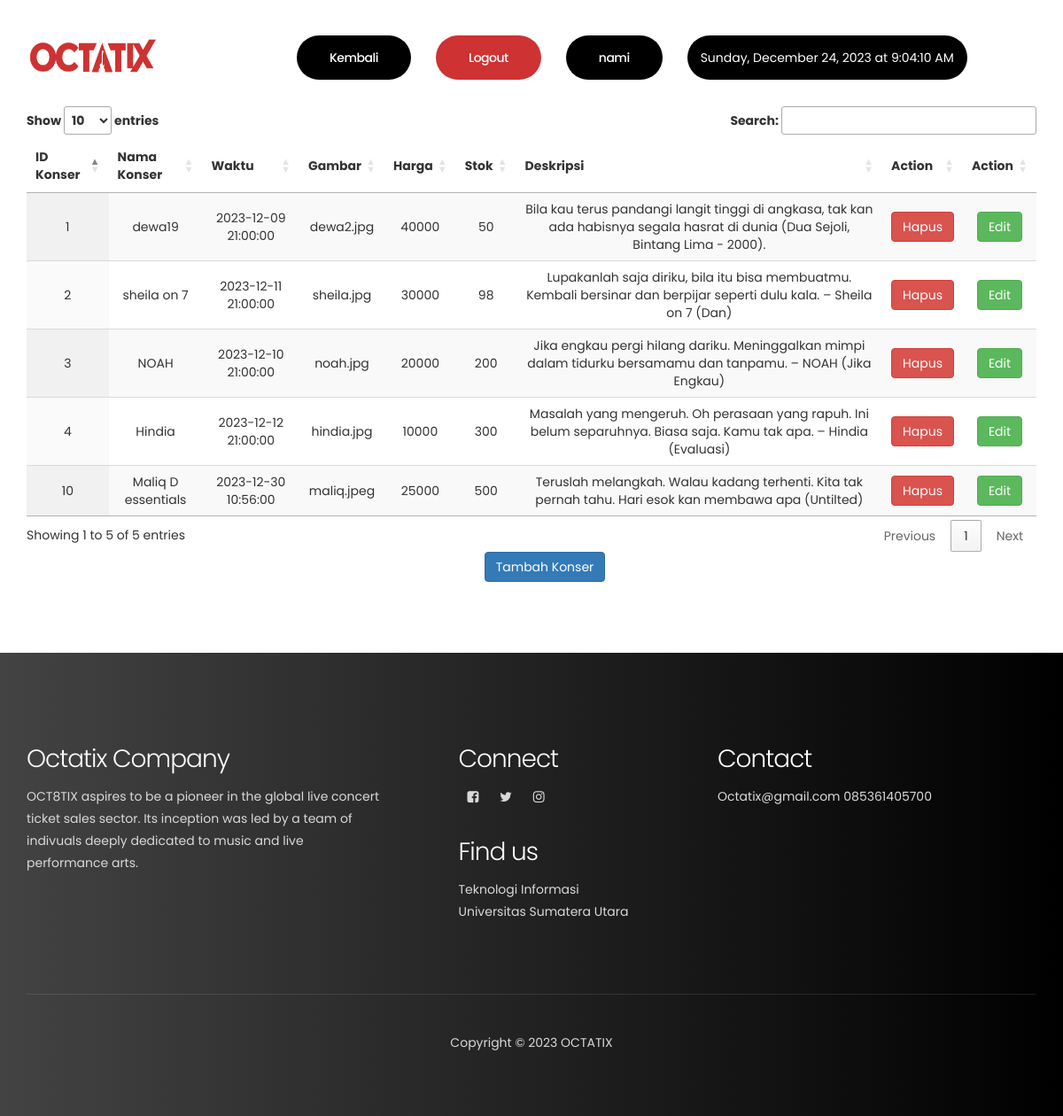
The page /admin/datakonser.php (signed in) on the database its author committed.
### tables this page shows
CREATE TABLE `keranjang` (
  `id` int(11) NOT NULL,
  `nama_konser` varchar(100) NOT NULL,
  `waktu` datetime NOT NULL,
  `gambar` varchar(100) NOT NULL,
  `harga` int(100) NOT NULL,
  `stok_tiket` int(5) NOT NULL,
  `deskripsi` text NOT NULL
);

### admin/datakonser.php (the view, shortened to what this page needs)
<?php
require "../koneksi.php";
?>
<!DOCTYPE html>
<html lang="en">
<head>
    <link rel="stylesheet" href="../css/bootstrap.min.css">
    <link rel="stylesheet" href="../css/magnific-popup.css">
    <link rel="stylesheet" href="../css/font-awesome.min.css">
    <link rel="stylesheet" href="//cdn.datatables.net/1.13.7/css/jquery.dataTables.min.css">
    <link rel="stylesheet" href="../css/main-style.css">
</head>
<body>
    <section class="navbar custom-navbar navbar-fixed-top" role="navigation">
        <div class="container">
            <div class="navbar-header">
                <a href="index.php" class="navbar-brand"><img height="50px" width="150px"
                        src="../images/octatix-logo.png" alt="LogoTubes"></a>
            </div>
            <div class="collapse navbar-collapse">
                <ul class="nav navbar-nav navbar-nav-first">
                    <li class="section-btn" style="background-color: black;">
                        <a href="index.php">
                            Kembali
                        </a>
                    </li>
                    <li class="section-btn">
                        <a class="dropdown-item" href=#" data-toggle="modal" data-target="#logoutModal">
                            Logout
                        </a>
                    </li>
                    <li class="section-btn" style="background-color: black;">
                        <a href="profileadmin.php?id=<?php echo $_SESSION['id']; ?>">
                            <?php
                            echo $_SESSION['nama'];
                            ?>
                        </a>
                    </li>
                    <li class="section-btn" id="current_timestamp" style="background-color: black; color: white">
                        <span id="current-time"></span>
                    </li>
                </ul>
            </div>
        </div>
    </section>
    <section id="data-konser" data-stellar-background-ratio="0.5" style="background-color: white;">
        <br>
        <br>
        <div class="container">
            <table id="tabelKonser" class="display">
                <thead>
                    <tr>
                        <th>ID Konser</th>
                        <th>Nama Konser</th>
                        <th>Waktu</th>
                        <th>Gambar</th>
                        <th>Harga</th>
                        <th>Stok</th>
                        <th>Deskripsi</th>
                        <th>Action</th>
                        <th>Action</th>
                    </tr>
                </thead>
                <tbody>
                    <?php
                    $query = "SELECT * FROM keranjang";
                    $hasil = mysqli_query($koneksi, $query);
                    foreach ($hasil as $data) {
                        ?>
                        <tr>
                            <td>
                                <?php echo $data['id']; ?>
                            </td>
                            <td>
                                <?php echo $data['nama_konser']; ?>
                            </td>
                            <td>
                                <?php echo $data['waktu']; ?>
                            </td>
                            <td>
                                <?php echo $data['gambar']; ?>
                            </td>
                            <td>
                                <?php echo $data['harga']; ?>
                            </td>
                            <td>
                                <?php echo $data['stok_tiket']; ?>
                            </td>
                            <td>
                                <?php echo $data['deskripsi']; ?>
                            </td>
                            <td>
                                <form method='post'>
                                    <button type='submit' class='btn btn-danger' name='btnHapus'>Hapus</button>
                                </form>
                            </td>
                            <td>
                                <form method='post' action='konser.php'>
                                    <button type='submit' class='btn btn-success' name='btnEdit'>Edit</button>
                                </form>
                            </td>
                        </tr>
                        <?php
                    }
                    ?>
                </tbody>
            </table>
            <div class="container">
                <div class="row">
                    <div class="col-md-12">
                        <a href="tambahkonser.php" class="btn btn-primary float-right mb-3">Tambah Konser</a>
                    </div>
                </div>
            </div>
    </section>
    <footer data-stellar-background-ratio="0.5">
        <div class="container">
            <div class="row">
                <div class="col-md-5 col-sm-12">
                    <div class="footer-thumb footer-info">
                        <h2>Octatix Company</h2>
                        <p>OCT8TIX aspires to be a pioneer in the global live concert ticket sales sector. Its inception
                            was led by a team of indivuals deeply dedicated to music and live performance arts.</p>
                    </div>
                </div>
                <div class="col-md-3 col-sm-4">
                    <div class="footer-thumb">
                        <h2>Connect</h2>
                        <ul class="social-icon">
                            <li><a href="#" class="fa fa-facebook-square" attr="facebook icon"></a></li>
                            <li><a href="#" class="fa fa-twitter"></a></li>
                            <li><a href="#" class="fa fa-instagram"></a></li>
                        </ul>
                    </div>
                </div>
                <div class="col-md-3 col-sm-4">
                    <div class="footer-thumb">
                        <h2>Contact</h2>
                        <ul class="social-icon">
                            <li>
                                <p>Octatix@gmail.com</p>
                            </li>
                            <li>
                                <p>085361405700</p>
                            </li>
                        </ul>
                    </div>
                </div>
                <div class="col-md-2 col-sm-4">
                    <div class="footer-thumb">
                        <h2>Find us</h2>
                        <p>Teknologi Informasi <br> Universitas Sumatera Utara</p>
                    </div>
                </div>
                <div class="col-md-12 col-sm-12">
                    <div class="footer-bottom">
                        <div class="copyright-text">
                            <center>
                                <p>Copyright &copy; 2023 OCTATIX</p>
                            </center>
                        </div>
                    </div>
                </div>
            </div>
        </div>
    </footer>
</body>
</html>

### css/main-style.css (style rules this page uses)
body { background: #000000; font-family: 'Poppins', sans-serif; overflow-x: hidden; }
h1,h2,h3,h4,h5,h6 { font-weight: 300; line-height: inherit; letter-spacing: -1px; }
h2 { color: #393939; font-size: 2em; }
p { color: #757575; font-size: 14px; font-weight: normal; line-height: 25px; }
* { -webkit-box-sizing: border-box; -moz-box-sizing: border-box; box-sizing: border-box; }
*:before, *:after { -webkit-box-sizing: border-box; -moz-box-sizing: border-box; box-sizing: border-box; }
a { color: #252525; font-weight: normal; -webkit-transition: 0.5s; transition: 0.5s; text-decoration: none !important; }
.section-btn { background: #ce3232; border: 0; border-radius: 100px; color: #ffffff; cursor: pointer; font-size: inherit; font-weight: normal; padding: 15px 30px; -webkit-transition: 0.5s; transition: 0.5s; }
section { padding-top: 80px; padding-bottom: 80px; text-align: center; }
.custom-navbar { border: none; margin-bottom: 0; padding: 25px 0; }
.custom-navbar .navbar-brand { color: #ffffff; font-size: 25px; font-weight: 500; letter-spacing: -1px; margin-bottom: 10px; }
.custom-navbar .navbar-nav.navbar-nav-first { margin-left: 8em; }
.custom-navbar .section-btn { padding: 15px; margin-left: 2em; }
.custom-navbar .section-btn a { padding: 0; }
.custom-navbar .nav li a { font-size: 14px; font-weight: 500; color: #ffffff; letter-spacing: -0.5px; padding-right: 22px; padding-left: 22px; }
@media (min-width:768px) { .custom-navbar { border-bottom: 0; background: 0 0; } }
@media (min-width:768px) { .navbar-nav.navbar-nav-first { margin-top: 15px; } }
h2 { color: #ffffff; }
#blog h2, p, a { color: white; }
footer { background: #000000; background: -webkit-linear-gradient(to right, #434343, #000000); background: linear-gradient(to right, #434343, #000000); position: relative; padding-top: 80px; padding-bottom: 60px; }
footer h2 { color: #ffffff; }
footer p, footer span, .footer-link li a { color: #d9d9d9; }
.copyright-text p, .footer-bottom .phone-contact p { font-size: 14px; }
.footer-info p { margin-right: 4em; }
.footer-bottom { border-top: 1px solid rgba(255,255,255,0.1); margin-top: 5em; padding-top: 3em; }
.social-icon { position: relative; padding: 0; margin: 0; }
.social-icon li { display: inline-block; list-style: none; }
.social-icon li a { border-radius: 100px; color: #d9d9d9; font-size: 15px; text-decoration: none; position: relative; margin: 5px 10px; }

### rows shown on the page
keranjang: id "1", nama_konser "dewa19", waktu "2023-12-09 21:00:00", gambar "dewa2.jpg", harga "40000", stok_tiket "50", deskripsi "Bila kau terus pandangi langit tinggi di angkasa, tak kan ada habisnya segala hasrat di dunia (Dua Sejoli, Bintang Lima - 2000)."
keranjang: id "2", nama_konser "sheila on 7", waktu "2023-12-11 21:00:00", gambar "sheila.jpg", harga "30000", stok_tiket "98", deskripsi "Lupakanlah saja diriku, bila itu bisa membuatmu. Kembali bersinar dan berpijar seperti dulu kala. – Sheila on 7 (Dan)"
keranjang: id "3", nama_konser "NOAH", waktu "2023-12-10 21:00:00", gambar "noah.jpg", harga "20000", stok_tiket "200", deskripsi "Jika engkau pergi hilang dariku. Meninggalkan mimpi dalam tidurku bersamamu dan tanpamu. – NOAH (Jika Engkau)"
keranjang: id "4", nama_konser "Hindia", waktu "2023-12-12 21:00:00", gambar "hindia.jpg", harga "10000", stok_tiket "300", deskripsi "Masalah yang mengeruh. Oh perasaan yang rapuh. Ini belum separuhnya. Biasa saja. Kamu tak apa. – Hindia (Evaluasi)"
keranjang: id "10", nama_konser "Maliq D essentials", waktu "2023-12-30 10:56:00", gambar "maliq.jpeg", harga "25000", stok_tiket "500", deskripsi "Teruslah melangkah. Walau kadang terhenti. Kita tak pernah tahu. Hari esok kan membawa apa (Untilted)"

### other values the page prints
$_SESSION['nama'] "nami"
